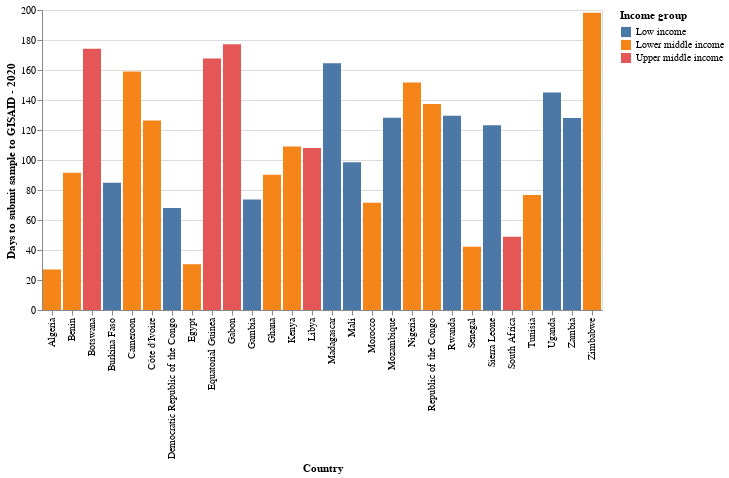

The notebook cell saved with this chart:
### Code cell
make_chart(days_to_submit_df_2020, 2020)

### Figure 1 — Vega-Lite specification as saved in the notebook (floating-point values rounded to 4 significant figures)
{"config": {"view": {"continuousWidth": 400, "continuousHeight": 300}}, "data": {"name": "data-595c44b4adde36827347aa7dc89974eb"}, "mark": "bar", "encoding": {"color": {"type": "nominal", "field": "Income group", "sort": ["Low income", "Lower middle income", "Upper middle income", "High income"]}, "x": {"type": "nominal", "field": "country", "title": "Country"}, "y": {"type": "quantitative", "field": "days_to_submit", "title": "Days to submit sample to GISAID - 2020"}}, "$schema": "https://vega.github.io/schema/vega-lite/v4.8.1.json", "datasets": {"data-595c44b4adde36827347aa7dc89974eb": [{"country": "Algeria", "length": 29800.0, "purpose_of_sequencing": null, "days_to_submit": 27.0, "iso3": "DZA", "Region": "Middle East & North Africa", "Income group": "Lower middle income"}, {"country": "Egypt", "length": 29820.0, "purpose_of_sequencing": null, "days_to_submit": 30.52, "iso3": "EGY", "Region": "Middle East & North Africa", "Income group": "Lower middle income"}, {"country": "Senegal", "length": 29730.0, "purpose_of_sequencing": null, "days_to_submit": 42.11, "iso3": "SEN", "Region": "Sub-Saharan Africa", "Income group": "Lower middle income"}, {"country": "South Africa", "length": 29840.0, "purpose_of_sequencing": null, "days_to_submit": 48.83, "iso3": "ZAF", "Region": "Sub-Saharan Africa", "Income group": "Upper middle income"}, {"country": "Democratic Republic of the Congo", "length": 29680.0, "purpose_of_sequencing": null, "days_to_submit": 68.04, "iso3": "COD", "Region": "Sub-Saharan Africa", "Income group": "Low income"}, {"country": "Morocco", "length": 29820.0, "purpose_of_sequencing": null, "days_to_submit": 71.51, "iso3": "MAR", "Region": "Middle East & North Africa", "Income group": "Lower middle income"}, {"country": "Gambia", "length": 29750.0, "purpose_of_sequencing": null, "days_to_submit": 73.66, "iso3": "GMB", "Region": "Sub-Saharan Africa", "Income group": "Low income"}, {"country": "Tunisia", "length": 29860.0, "purpose_of_sequencing": null, "days_to_submit": 76.69, "iso3": "TUN", "Region": "Middle East & North Africa", "Income group": "Lower middle income"}, {"country": "Burkina Faso", "length": 29780.0, "purpose_of_sequencing": null, "days_to_submit": 84.75, "iso3": "BFA", "Region": "Sub-Saharan Africa", "Income group": "Low income"}, {"country": "Ghana", "length": 29680.0, "purpose_of_sequencing": null, "days_to_submit": 90.19, "iso3": "GHA", "Region": "Sub-Saharan Africa", "Income group": "Lower middle income"}, {"country": "Benin", "length": 29770.0, "purpose_of_sequencing": null, "days_to_submit": 91.5, "iso3": "BEN", "Region": "Sub-Saharan Africa", "Income group": "Lower middle income"}, {"country": "Mali", "length": 29800.0, "purpose_of_sequencing": null, "days_to_submit": 98.55, "iso3": "MLI", "Region": "Sub-Saharan Africa", "Income group": "Low income"}, {"country": "Libya", "length": 29880.0, "purpose_of_sequencing": null, "days_to_submit": 108.0, "iso3": "LBY", "Region": "Middle East & North Africa", "Income group": "Upper middle income"}, {"country": "Kenya", "length": 29590.0, "purpose_of_sequencing": null, "days_to_submit": 108.9, "iso3": "KEN", "Region": "Sub-Saharan Africa", "Income group": "Lower middle income"}, {"country": "Sierra Leone", "length": 29880.0, "purpose_of_sequencing": null, "days_to_submit": 123.2, "iso3": "SLE", "Region": "Sub-Saharan Africa", "Income group": "Low income"}, {"country": "Côte d'Ivoire", "length": 29770.0, "purpose_of_sequencing": null, "days_to_submit": 126.4, "iso3": "CIV", "Region": "Sub-Saharan Africa", "Income group": "Lower middle income"}, {"country": "Zambia", "length": 29780.0, "purpose_of_sequencing": null, "days_to_submit": 128.0, "iso3": "ZMB", "Region": "Sub-Saharan Africa", "Income group": "Low income"}, {"country": "Mozambique", "length": 29790.0, "purpose_of_sequencing": null, "days_to_submit": 128.1, "iso3": "MOZ", "Region": "Sub-Saharan Africa", "Income group": "Low income"}, {"country": "Rwanda", "length": 29570.0, "purpose_of_sequencing": null, "days_to_submit": 129.4, "iso3": "RWA", "Region": "Sub-Saharan Africa", "Income group": "Low income"}, {"country": "Republic of the Congo", "length": 29840.0, "purpose_of_sequencing": null, "days_to_submit": 137.4, "iso3": "COG", "Region": "Sub-Saharan Africa", "Income group": "Lower middle income"}, {"country": "Uganda", "length": 29760.0, "purpose_of_sequencing": null, "days_to_submit": 145.1, "iso3": "UGA", "Region": "Sub-Saharan Africa", "Income group": "Low income"}, {"country": "Nigeria", "length": 29830.0, "purpose_of_sequencing": null, "days_to_submit": 151.6, "iso3": "NGA", "Region": "Sub-Saharan Africa", "Income group": "Lower middle income"}, {"country": "Cameroon", "length": 29690.0, "purpose_of_sequencing": null, "days_to_submit": 159.0, "iso3": "CMR", "Region": "Sub-Saharan Africa", "Income group": "Lower middle income"}, {"country": "Madagascar", "length": 29860.0, "purpose_of_sequencing": null, "days_to_submit": 164.5, "iso3": "MDG", "Region": "Sub-Saharan Africa", "Income group": "Low income"}, {"country": "Equatorial Guinea", "length": 29810.0, "purpose_of_sequencing": null, "days_to_submit": 167.7, "iso3": "GNQ", "Region": "Sub-Saharan Africa", "Income group": "Upper middle income"}, {"country": "Botswana", "length": 29780.0, "purpose_of_sequencing": null, "days_to_submit": 174.2, "iso3": "BWA", "Region": "Sub-Saharan Africa", "Income group": "Upper middle income"}, {"country": "Gabon", "length": 29870.0, "purpose_of_sequencing": null, "days_to_submit": 177.2, "iso3": "GAB", "Region": "Sub-Saharan Africa", "Income group": "Upper middle income"}, {"country": "Zimbabwe", "length": 29810.0, "purpose_of_sequencing": null, "days_to_submit": 198.1, "iso3": "ZWE", "Region": "Sub-Saharan Africa", "Income group": "Lower middle income"}]}}
